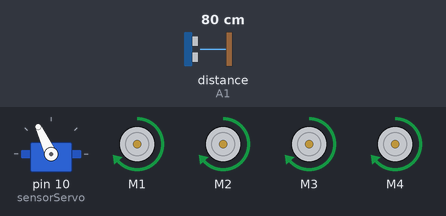
The sketch below on a simulated Arduino Uno, built with avr-gcc and run on an emulated ATmega328P. Shown: servo, 4 × DC motor (green arrow = forward, orange = backward, longer = faster). The test bench sets the inputs (shaded band); at power-on: distance to the obstacle (sensor on A1) 80 cm. The echo pulse lasts 58.3 µs per cm.

Above: at 2.2 s.
2.3 s: distance to the obstacle (sensor on A1) set to 17 cm
3.8 s: distance to the obstacle (sensor on A1) set to 14 cm
At 4.7 s:
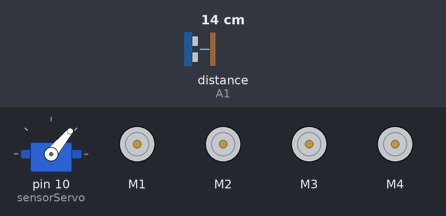
At 5.2 s:
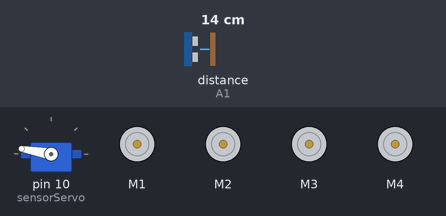
Timing chart, 0 to 12.8 s (numbered marks = the images above; inputs shaded):
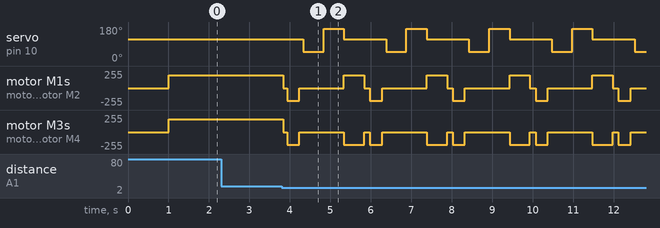

The sketch:

sketch_sep25a.ino
```cpp
#include <AFMotor.h>
#include <NewPing.h>
#include <Servo.h>

#define TRIG_PIN A0
#define ECHO_PIN A1
#define MAX_DISTANCE 200
#define OBSTACLE_DISTANCE 15
#define MOTOR_SPEED 190

NewPing sonar(TRIG_PIN, ECHO_PIN, MAX_DISTANCE);

AF_DCMotor motor1(1);
AF_DCMotor motor2(2);
AF_DCMotor motor3(3);
AF_DCMotor motor4(4);

Servo sensorServo;

void setup() {
  sensorServo.attach(10);
  sensorServo.write(115);
  delay(1000);
}

void loop() {
  int distance = readDistance();

  if (distance <= OBSTACLE_DISTANCE) {
    stopRobot();
    delay(100);

    moveBackward();
    delay(300);

    stopRobot();
    delay(100);

    int rightDistance = lookRight();
    int leftDistance = lookLeft();

    if (rightDistance >= leftDistance) {
      turnRight();
    } else {
      turnLeft();
    }

    stopRobot();
  } else {
    moveForward();
  }

  delay(40);
}

int readDistance() {
  int distance = sonar.ping_cm();

  if (distance == 0) {
    distance = MAX_DISTANCE;
  }

  return distance;
}

int lookRight() {
  sensorServo.write(50);
  delay(500);

  int distance = readDistance();

  sensorServo.write(115);
  return distance;
}

int lookLeft() {
  sensorServo.write(170);
  delay(500);

  int distance = readDistance();

  sensorServo.write(115);
  return distance;
}

void moveForward() {
  motor1.setSpeed(MOTOR_SPEED);
  motor2.setSpeed(MOTOR_SPEED);
  motor3.setSpeed(MOTOR_SPEED);
  motor4.setSpeed(MOTOR_SPEED);

  motor1.run(FORWARD);
  motor2.run(FORWARD);
  motor3.run(FORWARD);
  motor4.run(FORWARD);
}

void moveBackward() {
  motor1.setSpeed(MOTOR_SPEED);
  motor2.setSpeed(MOTOR_SPEED);
  motor3.setSpeed(MOTOR_SPEED);
  motor4.setSpeed(MOTOR_SPEED);

  motor1.run(BACKWARD);
  motor2.run(BACKWARD);
  motor3.run(BACKWARD);
  motor4.run(BACKWARD);
}

void stopRobot() {
  motor1.run(RELEASE);
  motor2.run(RELEASE);
  motor3.run(RELEASE);
  motor4.run(RELEASE);
}

void turnRight() {
  motor1.run(FORWARD);
  motor2.run(FORWARD);
  motor3.run(BACKWARD);
  motor4.run(BACKWARD);

  delay(500);

  moveForward();
}

void turnLeft() {
  motor1.run(BACKWARD);
  motor2.run(BACKWARD);
  motor3.run(FORWARD);
  motor4.run(FORWARD);

  delay(500);

  moveForward();
}
```

Measured:
- the behaviour switches between 16 and 15 cm on distance to the obstacle (sensor on A1) (found by bisection; images 0 and 1)
- after the input at 2.3 s, every drawn part: stays the same
- after the input at 3.8 s, servo on pin 10 (sensorServo): 115° → 50° after 0.53 s, then repeats every 2.0 s: 170° 0.50 s, 115° 1.0 s, 50° 0.50 s; motor M1: forward 190/255 → stopped at once, then repeats every 2.0 s: backward 190/255 0.30 s, stopped 1.1 s, forward 190/255 0.50 s, stopped 0.14 s
